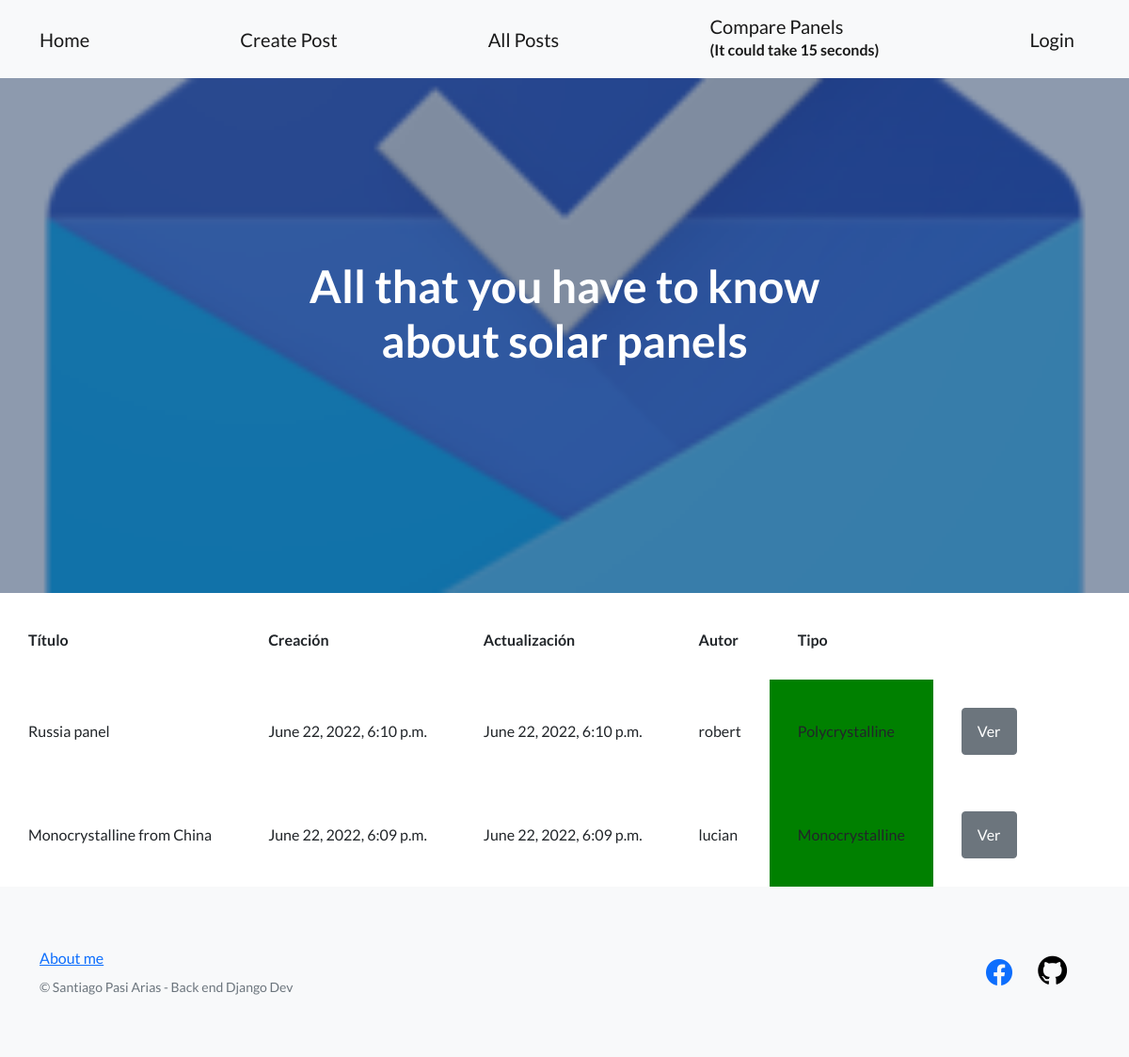
The page /blogApp/posts/ on the database its author committed.
### blogApp/models.py (models this page shows, shortened)
class Post(models.Model):
    titulo = models.CharField(max_length=200)
    cuerpo = models.TextField()
    creado = models.DateTimeField(auto_now_add=True)
    actualizado = models.DateTimeField(auto_now=True)
    image=models.ImageField(blank=True)
    creado_por = models.ForeignKey(User ,on_delete=models.CASCADE)
    tags=models.ManyToManyField('Tag',blank=True)
    class TipoPost(models.TextChoices):
        monocrystalline = 'Monocrystalline'
        polycrystalline='Polycrystalline'
    tipo_post = models.CharField(choices= TipoPost.choices, max_length=40)

### blogApp/views.py (the view)
# urls.py: path('posts/',views.posts,name="Posts"),
def posts(request):
    posts = Post.objects.all().order_by('-creado')
    return render(request, 'posts.html', {'posts':posts,'nombre_user':request.user.username})

### blogApp/template/posts.html (shortened to what this page needs)
{%extends 'index.html'%}
{%load static %}
    {%block content%}
    <table cellpadding="30px"cellspacing="15px">
    <thead>
        <tr>
            <th>Título</th>
            <th>Creación</th>
            <th>Actualización</th>
            <th>Autor</th>
            <th>Tipo</th>
        </tr>
    </thead>
    <tbody>
        <tr >
            {%for post in posts%}
            <td>{{post.titulo}}</td>
            <td>{{post.creado}}</td>
            <td>{{post.actualizado}}</td>
            <td>{{post.creado_por}}</td>
            {%if post.tipo_post == "Libro"%}
            <td style="background-color: orange">{{post.tipo_post}}</td>
            {%else%}
            <td style="background-color: green">{{post.tipo_post}}</td>
            {%endif%}
            <td align="right">
                <a href="{% url 'PostIndividual' post.id %}" class="btn btn-secondary">Ver</a>
            </td>
        </tr>
        {%endfor%}
    </tbody>
</table>
    {%endblock content%}

### rows shown on the page
Post: titulo "Russia panel", creado "June 22, 2022, 6:10 p.m.", actualizado "June 22, 2022, 6:10 p.m.", creado_por "robert", tipo_post "Polycrystalline"
Post: titulo "Monocrystalline from China", creado "June 22, 2022, 6:09 p.m.", actualizado "June 22, 2022, 6:09 p.m.", creado_por "lucian", tipo_post "Monocrystalline"
